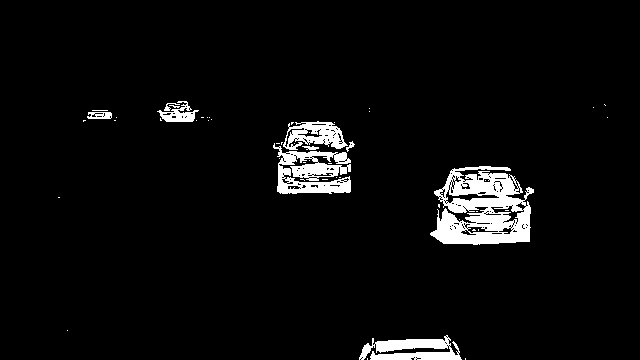
#> input picture frame372.jpg, 640 x 360 px
$ python Test.py
#> lines starting #> are read from the running program, lines starting #| are printed output that depends on the picture; after the words box and inside, x2 and y2 are one past the last pixel; in counts of white or black regions, pixels touching at a corner belong together
#> further down, img is the input picture: shape (360, 640, 3); min 0, max 255, mean 11.8
#> `ret, thresh = cv2.threshold(gray, 50, 255, cv2.THRESH_BINARY)`: thresh: shape (360, 640); 4.6% white; 51 white regions (42 under 20 px), largest, box (x1, y1, x2, y2) and area: (430, 166, 534, 245) 5035, (273, 143, 351, 194) 2227, (359, 335, 462, 360) 1538
### Functions.py
import numpy as np
import cv2
import alphashape as ash

# [25 lines left out: function CHI, not called in this run]

def ArtFilt(img, min_size):
    # Find all your connected components
#> called with min_size = 50
    nb_components, output, stats, centroids = cv2.connectedComponentsWithStats(img, connectivity=8)
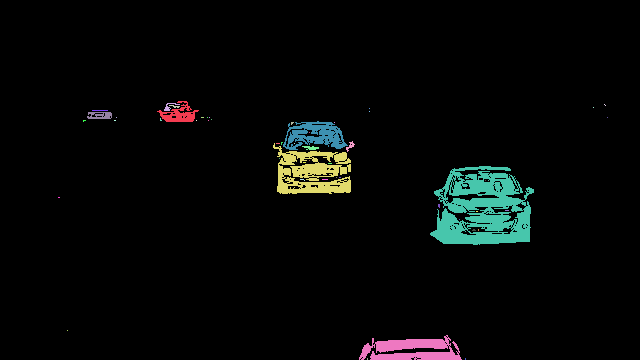
#> output: shape (360, 640) int32; 52 distinct labels, from 0 to 51; one colour per label, 0 black
#> nb_components = 52; stats = 52 rows, first 6: [0, 0, 640, 360, 219773], [157, 101, 42, 21, 399], [164, 103, 16, 8, 41], [169, 105, 11, 3, 16], [604, 104, 2, 2, 2], [593, 107, 1, 1, 1]; centroids = 52 pairs, first value 58.5 to 607, second value 104.5 to 358.5
    sizes = stats[1:, -1];
#> sizes = 51 values, max 5035 at index 34, min 1 at index 4, mean 208.4
    nb_components = nb_components - 1
#> nb_components = 51

    # Result
    img2 = np.zeros((output.shape))
    # For every component in the image, you keep it only if it's above min_size
    for i in range(0, nb_components):
        if sizes[i] >= min_size:
            img2[output == i + 1] = 255
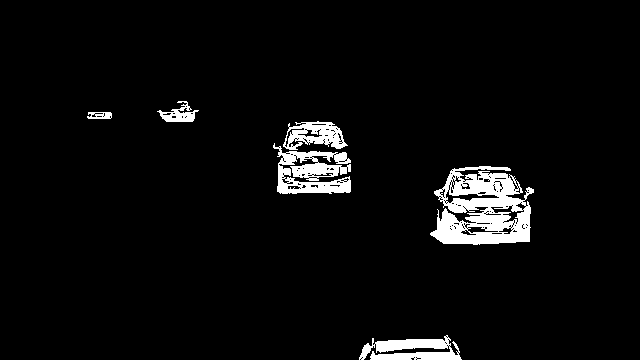
#> img2: shape (360, 640) float64; 4.5% white; 6 white regions, box (x1, y1, x2, y2) and area: (430, 166, 534, 245) 5035, (273, 143, 351, 194) 2227, (359, 335, 462, 360) 1538, (283, 121, 348, 150) 1043, (157, 101, 199, 122) 399, (87, 112, 112, 119) 135

    return img2

# [211 lines left out: functions ConvexHull, dist_calc, GrabCut, GrabCutPixel, ChannelSplit, RGBConvexHull and 2 more, not called in this run]

### Test.py
import numpy as np
import cv2
import Functions as func

img = cv2.imread('frame372.jpg')
gray = cv2.cvtColor(img, cv2.COLOR_BGR2GRAY)
ret, thresh = cv2.threshold(gray, 50, 255, cv2.THRESH_BINARY)

filt_img = func.ArtFilt(thresh, 50)

cv2.imshow("Filtered", filt_img)
cv2.imshow("Original", img)
cv2.waitKey(0)
cv2.destroyAllWindows()

$ run again, with frame0.jpg copied over frame372.jpg
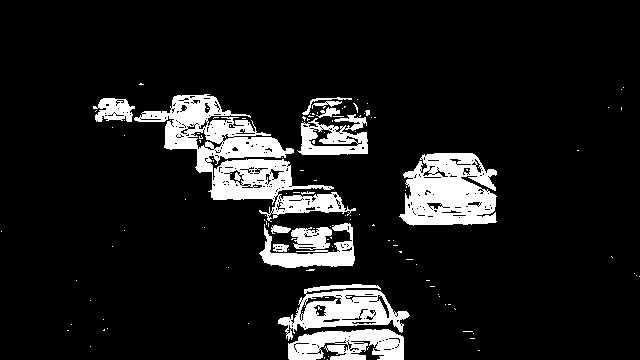
#> input picture frame0.jpg, 640 x 360 px
#> img is the input picture: shape (360, 640, 3); min 0, max 255, mean 28.1
#> thresh: shape (360, 640); 11% white; 125 white regions (110 under 20 px), largest, box (x1, y1, x2, y2) and area: (134, 94, 356, 222) 8621, (399, 153, 497, 226) 5221, (278, 284, 410, 341) 3268
#> in ArtFilt, `nb_components, output, stats, centroids = cv2.connectedComponentsWithS..`:
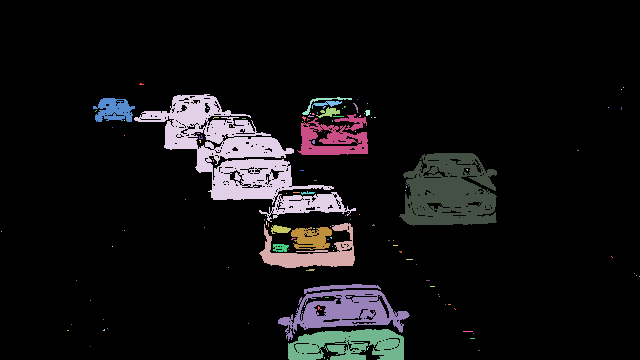
#> output: shape (360, 640) int32; 126 distinct labels, from 0 to 125; one colour per label, 0 black
#> in ArtFilt, `nb_components, output, stats, centroids = cv2.connectedComponentsWithS..`: nb_components = 126; stats = 126 rows, first 6: [0, 0, 640, 360, 205035], [139, 83, 5, 2, 7], [623, 87, 1, 1, 1], [621, 89, 1, 1, 1], [134, 94, 222, 128, 8621], [302, 97, 50, 18, 125]; centroids = 126 pairs, first value 1 to 639, second value 83.71 to 359
#> sizes = 125 values, max 8621 at index 3, min 1 at index 1, mean 202.9
#> in ArtFilt, `nb_components = nb_components - 1`: nb_components = 125
#> after the loop in ArtFilt, `for i in range(0, nb_components):`:
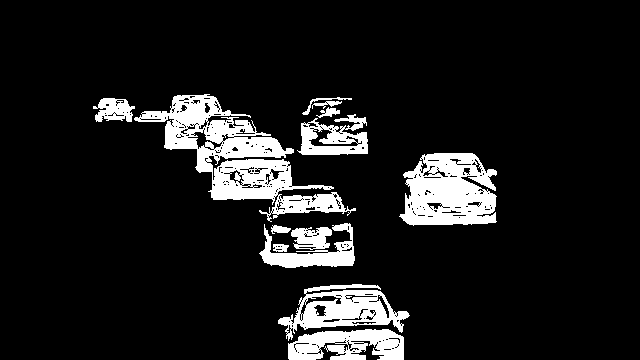
#> img2: shape (360, 640) float64; 10.9% white; 13 white regions, largest, box (x1, y1, x2, y2) and area: (134, 94, 356, 222) 8621, (399, 153, 497, 226) 5221, (278, 284, 410, 341) 3268

$ run again, with frame105.jpg copied over frame372.jpg
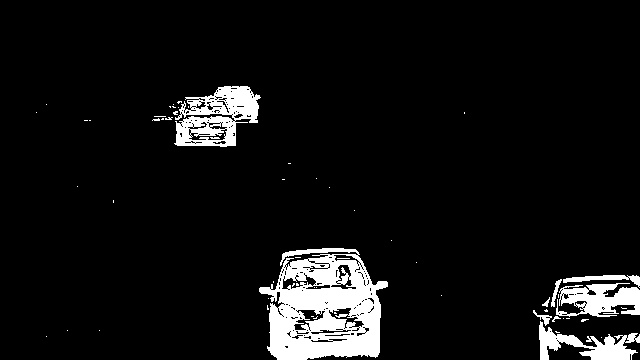
#> input picture frame105.jpg, 640 x 360 px
#> img is the input picture: shape (360, 640, 3); min 0, max 255, mean 18.2
#> thresh: shape (360, 640); 7.2% white; 59 white regions (50 under 20 px), largest, box (x1, y1, x2, y2) and area: (259, 248, 388, 360) 9178, (174, 86, 261, 147) 2984, (556, 283, 640, 317) 1829
#> in ArtFilt, `nb_components, output, stats, centroids = cv2.connectedComponentsWithS..`:
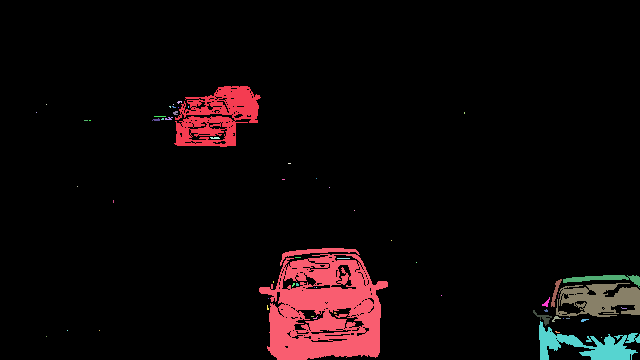
#> output: shape (360, 640) int32; 60 distinct labels, from 0 to 59; one colour per label, 0 black
#> in ArtFilt, `nb_components, output, stats, centroids = cv2.connectedComponentsWithS..`: nb_components = 60; stats = 60 rows, first 6: [0, 0, 640, 360, 213904], [174, 86, 87, 61, 2984], [177, 101, 5, 3, 9], [46, 104, 1, 1, 1], [173, 104, 1, 1, 1], [169, 106, 2, 2, 3]; centroids = 60 pairs, first value 36 to 623.5, second value 101.7 to 345.1
#> sizes = 59 values, max 9178 at index 26, min 1 at index 2, mean 279.6
#> in ArtFilt, `nb_components = nb_components - 1`: nb_components = 59
#> after the loop in ArtFilt, `for i in range(0, nb_components):`:
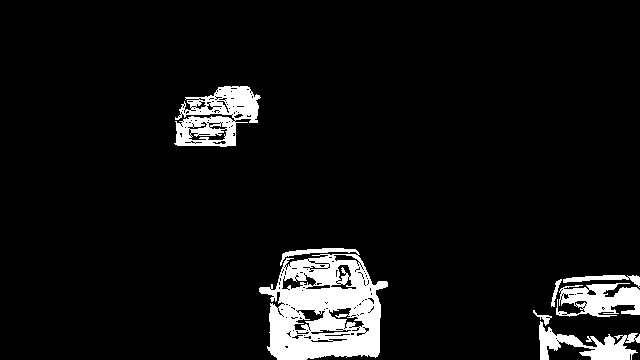
#> img2: shape (360, 640) float64; 7% white; 7 white regions, largest, box (x1, y1, x2, y2) and area: (259, 248, 388, 360) 9178, (174, 86, 261, 147) 2984, (556, 283, 640, 317) 1829
